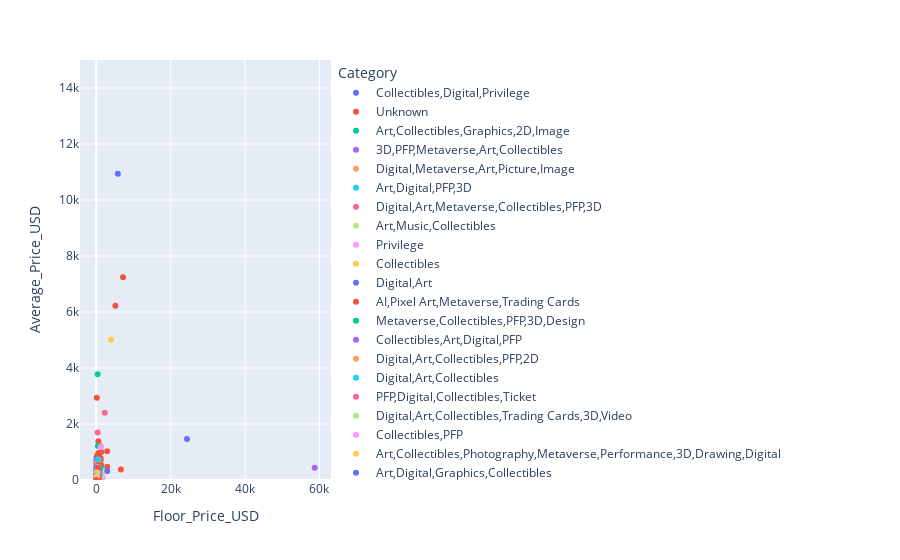

Notebook source saved alongside this figure:
### Code cell
fig = px.scatter(df_new,
           x = 'Floor_Price_USD',
           y = 'Average_Price_USD',
           color = 'Category')
fig.update_layout(yaxis_range = [0,15000])

fig
